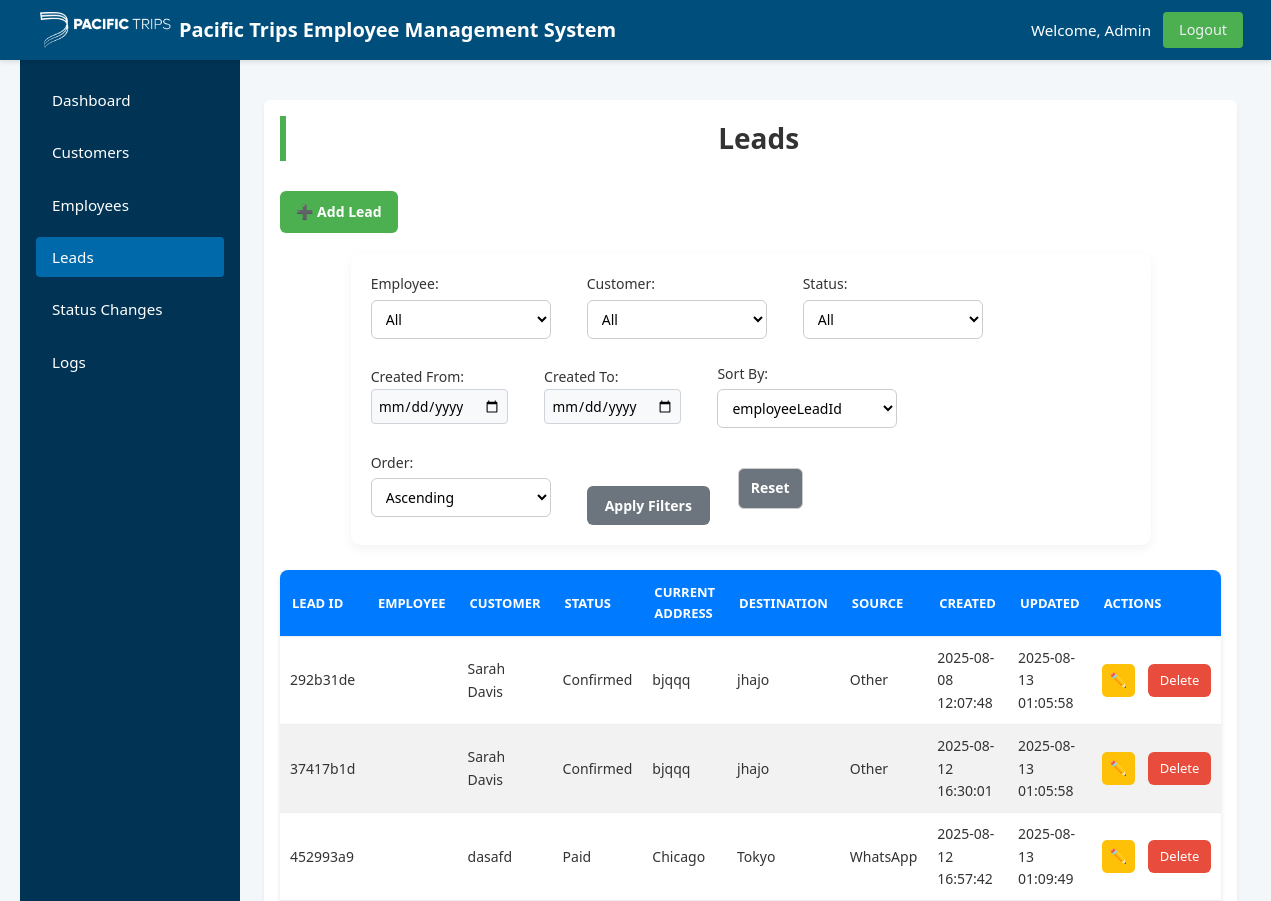
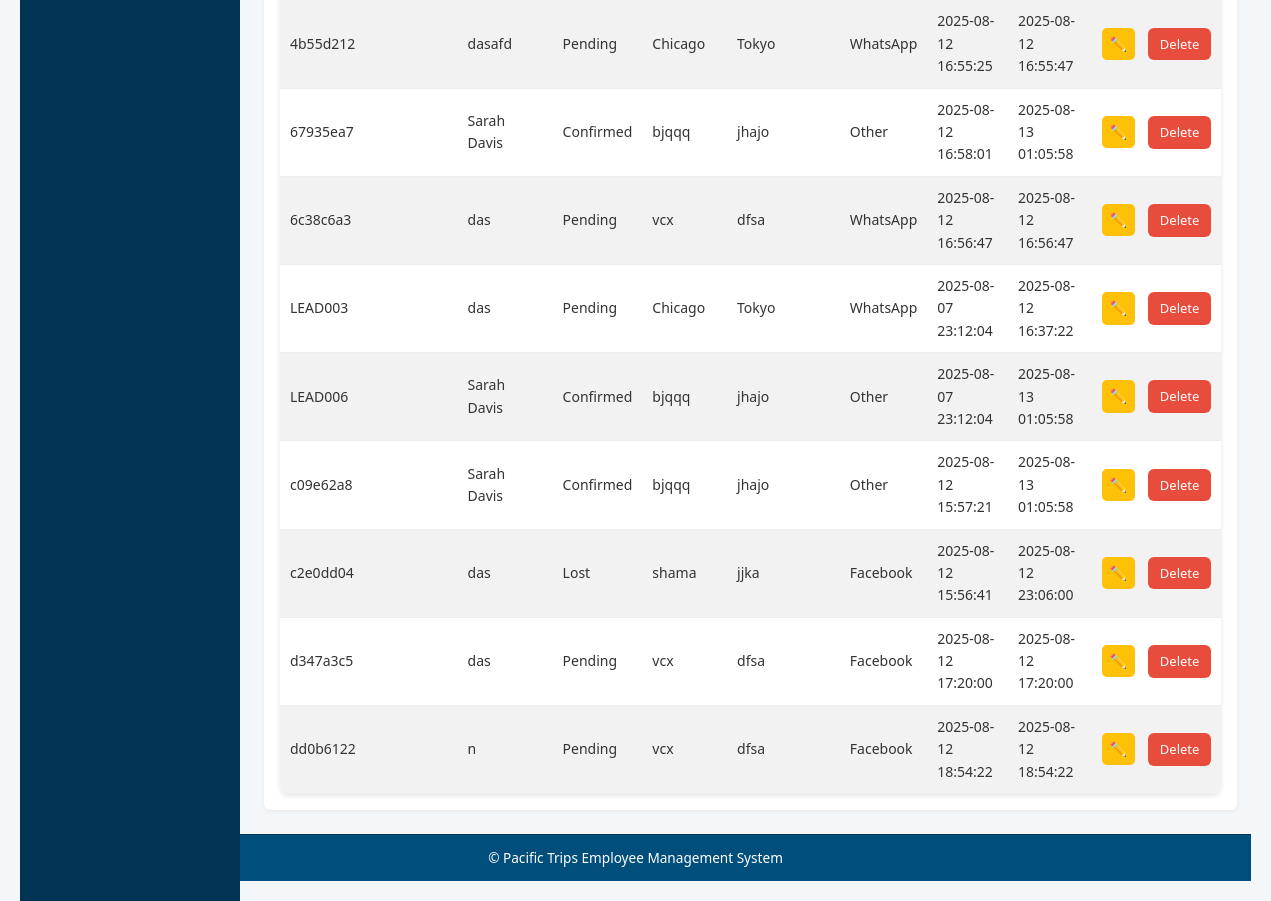
/leads (signed in), run on an earlier commit of the app's database (2 pictures, top to bottom).
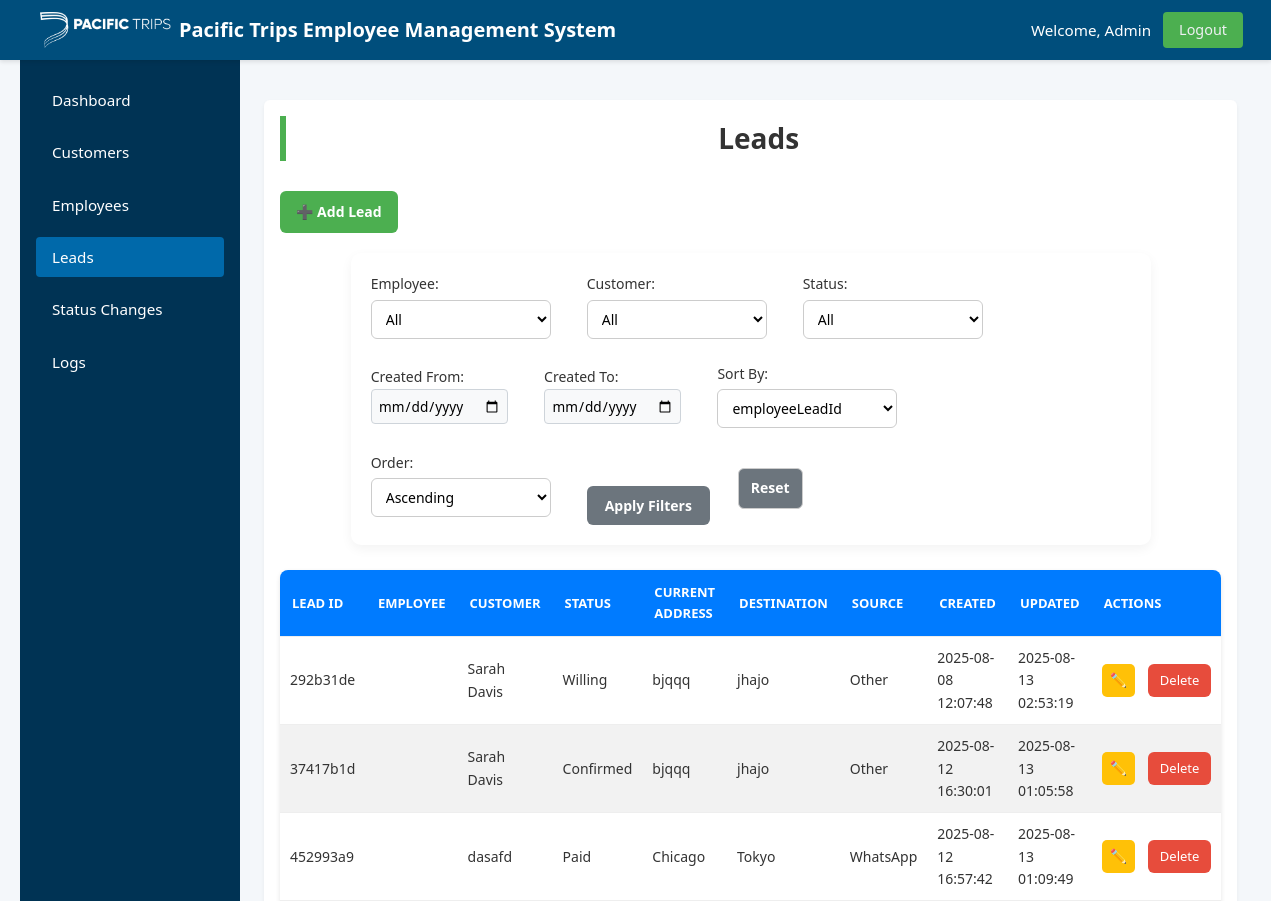
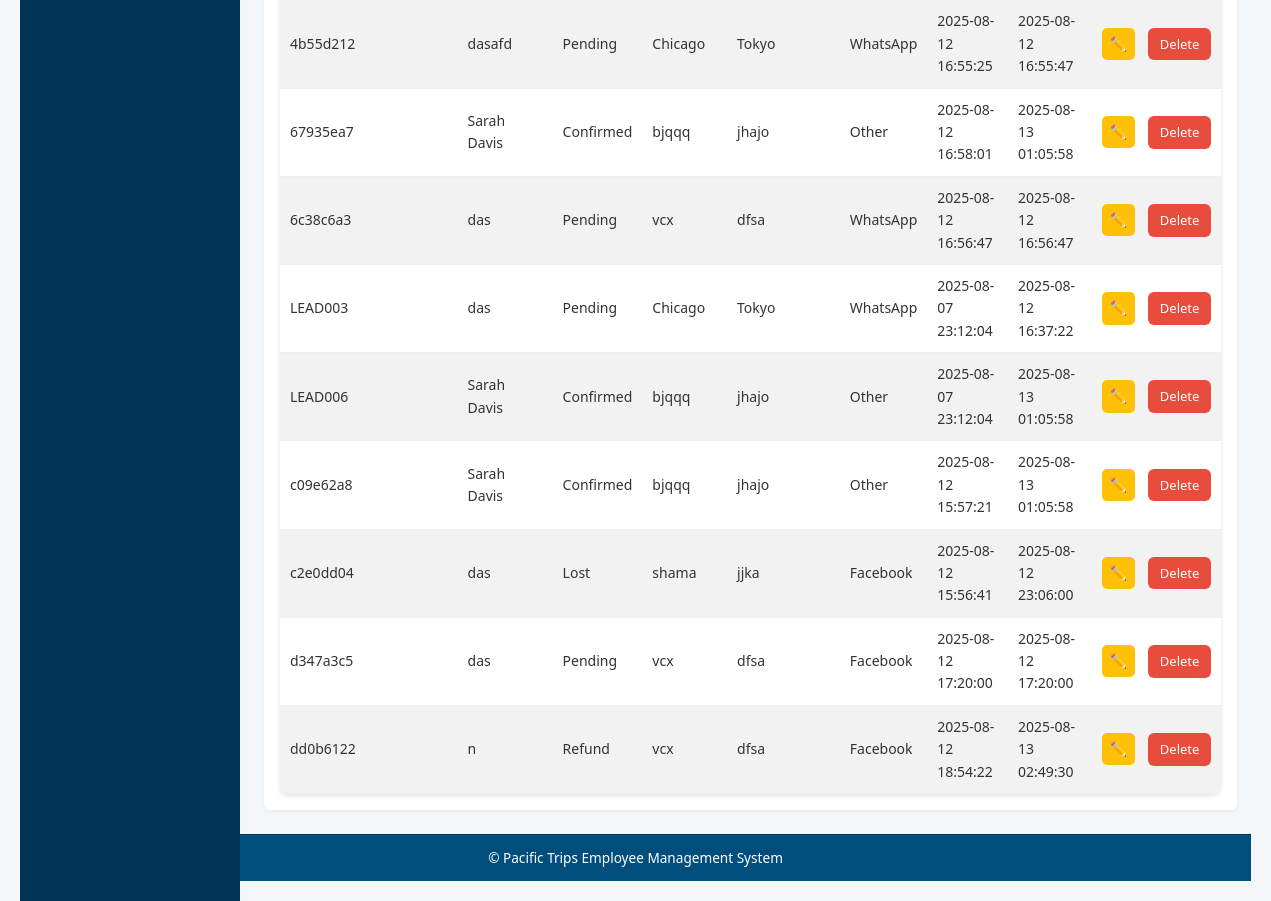
And on a later commit of the database (2 pictures, top to bottom).
### tables this page shows
CREATE TABLE leads (
    employeeLeadId TEXT PRIMARY KEY,
    employeeId TEXT NOT NULL,
    employeeName TEXT NOT NULL,
    employeeContactNo TEXT NOT NULL,
    customerName TEXT NOT NULL,
    customerId TEXT NOT NULL,
    customerContactNo TEXT NOT NULL,
    currentAddress TEXT NOT NULL,
    desiredDestination TEXT NOT NULL,
    status TEXT NOT NULL CHECK (status IN ('Pending', 'Contacted', 'Lost', 'Willing', 'Paid', 'Refund', 'Confirmed')),
    source TEXT NOT NULL CHECK (source IN ('Facebook', 'WhatsApp', 'Reference', 'TikTok', 'Other')),
    createdAt TEXT DEFAULT CURRENT_TIMESTAMP,
    updatedAt TEXT DEFAULT CURRENT_TIMESTAMP, amountClosed REAL DEFAULT 0,
    FOREIGN KEY (employeeId) REFERENCES employees(empId),
    FOREIGN KEY (customerId) REFERENCES customers(customerId)
);

### app.py (the view)
    def wrap(*args, **kwargs):
        if 'user_id' not in session:
            flash('Please login first.', 'danger')
            return redirect(url_for('login'))
        return f(*args, **kwargs)

### app.py (called while the page is built)
def get_db_connection():
    conn = sqlite3.connect(DATABASE, timeout=10)
    conn.row_factory = sqlite3.Row
    conn.execute("PRAGMA journal_mode=WAL")
    return conn

def get_all_employees():
    with closing(get_db_connection()) as conn:
        with closing(conn.cursor()) as cursor:
            cursor.execute("SELECT empId, empName FROM employees")
            return cursor.fetchall()

def get_all_customers():
    with closing(get_db_connection()) as conn:
        with closing(conn.cursor()) as cursor:
            cursor.execute("SELECT customerId, customerName FROM customers")
            return cursor.fetchall()

def login_required(f):
    def wrap(*args, **kwargs):
        if 'user_id' not in session:
            flash('Please login first.', 'danger')
            return redirect(url_for('login'))
        return f(*args, **kwargs)
    wrap.__name__ = f.__name__
    return wrap

### templates/leads.html (shortened to what this page needs)
{% extends "base.html" %}
{% block content %}
<h2>Leads</h2>
<div class="button-group">
    <a href="{{ url_for('add_lead') }}" class="btn">➕ Add Lead</a>
</div>
<form method="GET" action="{{ url_for('leads') }}" class="filter-form">
    {% if session.role == 'admin' %}
    <label>Employee:
        <select name="employeeId">
            <option value="">All</option>
        </select>
    </label>
    {% endif %}
    <label>Customer:
        <select name="customerId">
            <option value="">All</option>
        </select>
    </label>
    <label>Status:
        <select name="status">
            <option value="">All</option>
        </select>
    </label>
    <label>Created From:
        <input type="date" name="start_date" value="{{ filters.start_date }}">
    </label>
    <label>Created To:
        <input type="date" name="end_date" value="{{ filters.end_date }}">
    </label>
    <label>Sort By:
        <select name="sort_by">
            {% for col in ['employeeLeadId', 'employeeId', 'empName', 'customerId', 'customerName', 'status', 'currentAddress', 'desiredDestination', 'source', 'createdAt', 'updatedAt'] %}
            <option value="{{ col }}" {% if sort_by == col %}selected{% endif %}>{{ col }}</option>
            {% endfor %}
        </select>
    </label>
    <label>Order:
        <select name="sort_order">
            <option value="asc" {% if sort_order == 'asc' %}selected{% endif %}>Ascending</option>
        </select>
    </label>
    <button type="submit" class="btn">Apply Filters</button>
    <a href="{{ url_for('leads') }}" class="btn danger">Reset</a>
</form>
<table>
    <thead>
        <tr>
            <th>Lead ID</th>
            <th>Employee</th>
            <th>Customer</th>
            <th>Status</th>
            <th>Current Address</th>
            <th>Destination</th>
            <th>Source</th>
            <th>Created</th>
            <th>Updated</th>
            <th>Actions</th>
        </tr>
    </thead>
    <tbody>
        {% for lead in leads %}
        <tr>
            <td>{{ lead.employeeLeadId }}</td>
            <td>{{ lead.empName }}</td>
            <td>{{ lead.customerName }}</td>
            <td>{{ lead.status }}</td>
            <td>{{ lead.currentAddress }}</td>
            <td>{{ lead.desiredDestination }}</td>
            <td>{{ lead.source }}</td>
            <td>{{ lead.createdAt }}</td>
            <td>{{ lead.updatedAt }}</td>
            <td>
                <a href="{{ url_for('edit_lead', lead_id=lead.employeeLeadId) }}" class="btn small">✏️</a>
                <a href="{{ url_for('delete_lead', lead_id=lead.employeeLeadId) }}" class="btn-delete"
                   onclick="return confirm('Are you sure you want to delete this lead?');">Delete</a>
            </td>
        </tr>
        {% endfor %}
    </tbody>
</table>
{% endblock %}

What changed in the data, as far as the page shows it:
changed leads "292b31de": status "Confirmed" → "Willing"; updatedAt "2025-08-13 01:05:58" → "2025-08-13 02:53:19"
changed leads "dd0b6122": status "Pending" → "Refund"; updatedAt "2025-08-12 18:54:22" → "2025-08-13 02:49:30"
